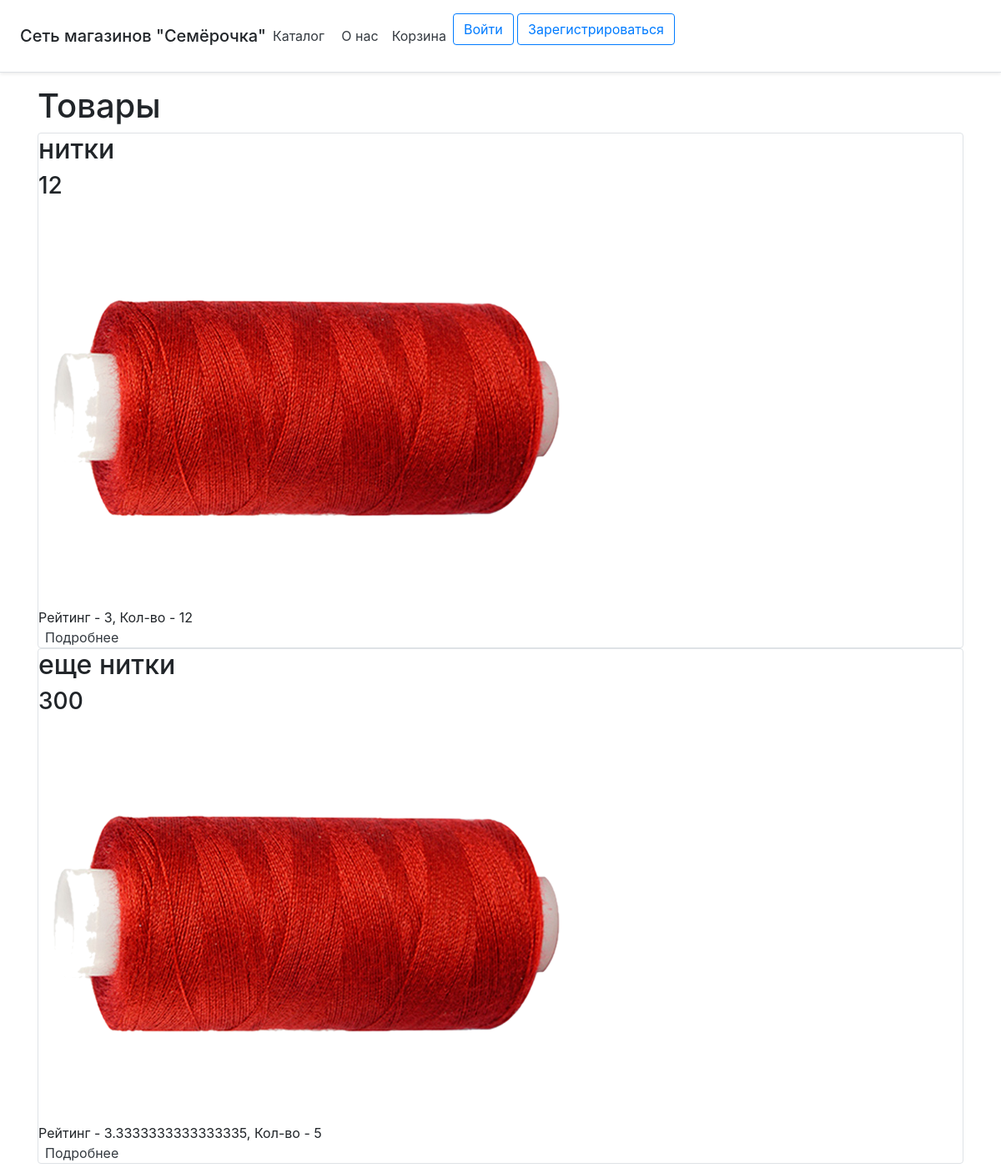
The app's page /catalog, older data.
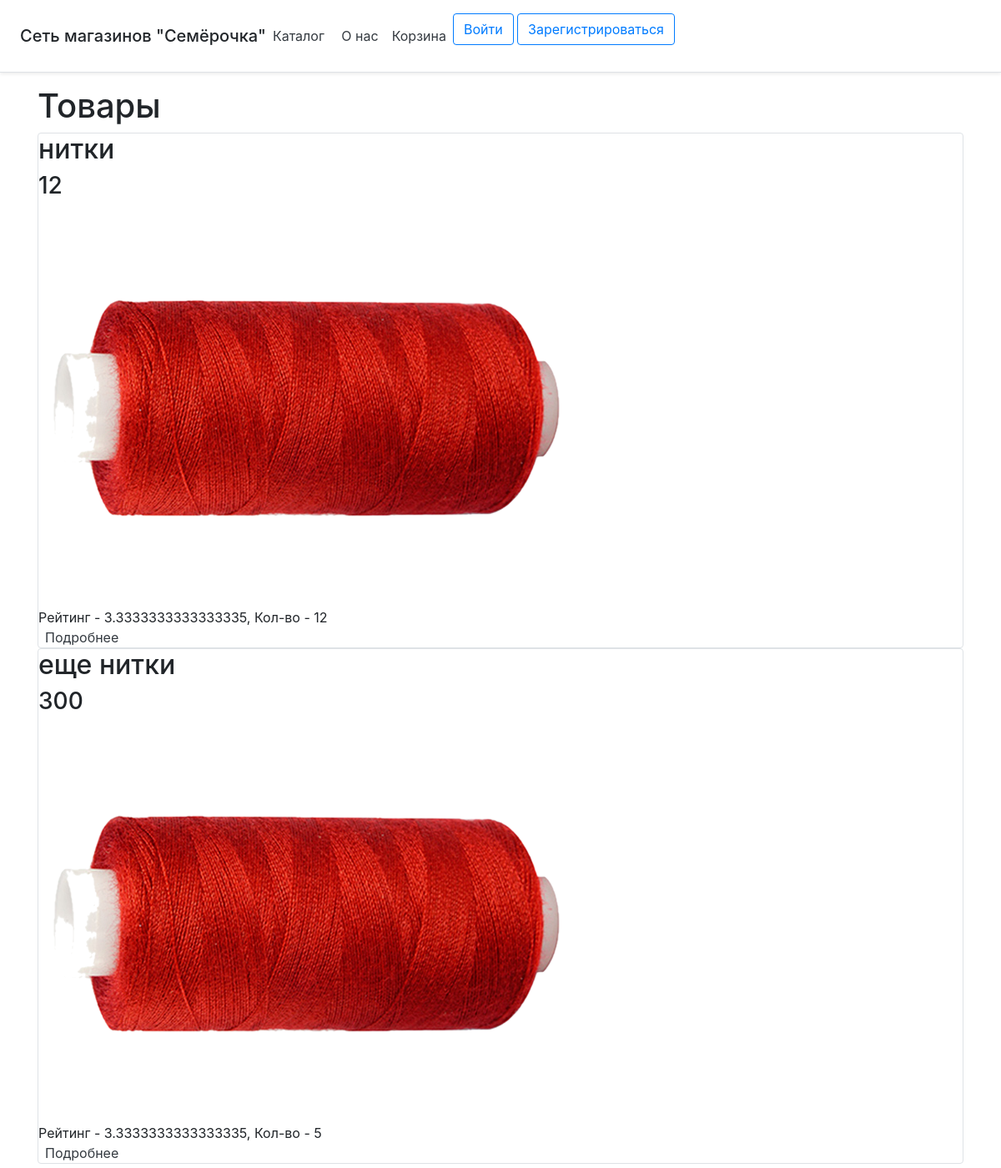
The same page, newer data.
### data/goods.py (models this page shows)
class Good(SqlAlchemyBase):
    __tablename__ = 'goods'
    id = sqlalchemy.Column(sqlalchemy.Integer,
                           primary_key=True, autoincrement=True)
    name = sqlalchemy.Column(sqlalchemy.String, nullable=True)
    price = sqlalchemy.Column(sqlalchemy.Integer)
    rating = sqlalchemy.Column(sqlalchemy.Float)
    count_rating = sqlalchemy.Column(sqlalchemy.Integer)
    amount = sqlalchemy.Column(sqlalchemy.Integer)
    picture = sqlalchemy.Column(sqlalchemy.String)
    goodstobuy = orm.relation("Goodstobuy", back_populates='good')

### main.py (the view)
@app.route("/catalog")
def catalog():
    db_sess = db_session.create_session()
    goods = db_sess.query(Good).filter(Good.amount > 0)
    return render_template('catalog.html', goods=goods, title='Каталог')

### data/db_session.py (called while the page is built)
def create_session() -> Session:
    global __factory
    return __factory()

### templates/catalog.html
{% extends "base.html" %}
{% block content %}
<h1>Товары</h1>
{% for item in goods%}
<div class="col-md6 border rounded">
    <h2>{{item.name}}</h2>
    <h3>{{item.price}}</h3>
    <img src={{item.picture}} alt="здесь должна была быть картинка, но не нашлась">
    <div>
        Рейтинг - {{item.rating}}, Кол-во - {{item.amount}}
    </div>
    <a class="p-2 text-dark cc_pointer" href="{{'/catalog/' + item.name}}">Подробнее</a>
</div>
{% endfor %}
{% endblock %}

### templates/base.html (shortened to what this page needs)
<!DOCTYPE html>
<html lang="en">
<head>
    <link rel="stylesheet" href="https://stackpath.bootstrapcdn.com/bootstrap/4.4.1/css/bootstrap.min.css"
>
</head>
<body>
<header class="d-flex flex-column flex-md-row align-items-center p-3 px-md-4 mb-3 bg-body border-bottom shadow-sm cc_cursor">
    <p class="h5 my-0 me-md-auto fw-normal">Сеть магазинов "Семёрочка"</p>
    <nav class="my-2 my-md-0 me-md-3">
        <a class="p-2 text-dark" href="/catalog">Каталог</a>
        <a class="p-2 text-dark" href="/about">О нас</a>
    </nav>
    <nav class="my-2 my-md-0 me-md-3" style="align-right">
        <a class="p-2 text-dark cc_pointer"  href="/goodstobuy">Корзина</a>
    </nav>
    {% if current_user.is_authenticated %}
    <p>
        <h4>{{current_user.name}}</h4>
        <a class="btn btn-outline-primary" href="/logout">Выйти</a>
    </p>
    {% else %}
    <p>
        <a class="btn btn-outline-primary" href="/login">Войти</a>
        <a class="btn btn-outline-primary" href="/register">Зарегистрироваться</a>
    </p>
    {% endif %}
</header>
<main role="main" class="container">
    {% block content %}{% endblock %}
</main>
</body>
</html>

Row changes from the older to the newer data that the page shows:
changed Good "нитки": rating "3" → "3.3333333333333335"
